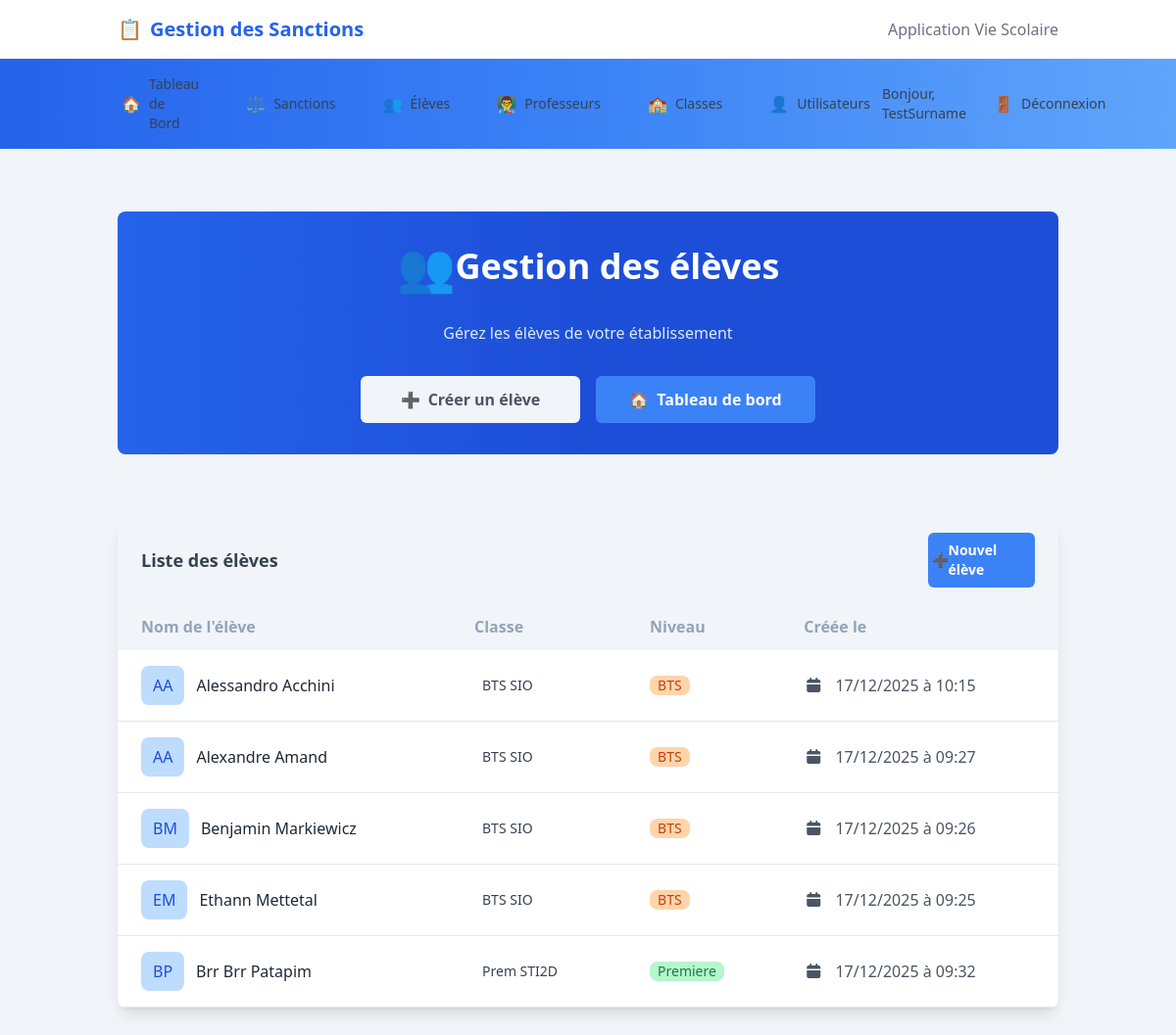
Screenshot of /Code/public/index.php?action=eleves (signed in) with the database file from the repository.
### tables this page shows
CREATE TABLE `eleves` (
  `id` int NOT NULL,
  `nom` varchar(50) NOT NULL,
  `prenom` varchar(50) NOT NULL,
  `date_naissance` date NOT NULL,
  `id_classe` int NOT NULL,
  `date_creation` timestamp NOT NULL DEFAULT CURRENT_TIMESTAMP
);

CREATE TABLE `classes` (
  `id_classe` int NOT NULL,
  `nom` varchar(30) NOT NULL,
  `niveau` varchar(15) NOT NULL,
  `date_creation` timestamp NOT NULL DEFAULT CURRENT_TIMESTAMP
);

### Code/src/Http/Response.php (called while the page is built, shortened)
<?php
class Response
{
    public function view($templatePath, $data = [], $statusCode = 200)
    {
        extract((array) $data, EXTR_SKIP);
        require_once $templatePath;
        return $this;
    }
}

### Code/src/controllers/eleveController.php (called while the page is built, shortened)
<?php
require_once __DIR__ . '/../repositories/eleveRepositorie.php';
function listeElevesSanction(Request $req, Response $rep)
{
    $data = [
        'eleves' => getAllEleves(),
        'success' => $_SESSION['success'] ?? null
    ];
    $rep->view(__DIR__ . '/../../templates/sanction/eleves.php', $data);
}

### Code/src/Routing/Router.php (called while the page is built, shortened)
<?php
class Router
{
    private array $routes;
    private Request $request;
    private Response $response;
    public function __construct($routes = [])
    {
        $this->routes = $routes;
        $this->request = new Request();
        $this->response = new Response();
    }
    public function addRoute($index, $function, $methods = ['GET'])
    {
        $this->routes[$index] = [
            'fonction' => $function,
            'methodes' => $methods
        ];
        return $this;
    }
    public function handleRequest()
    {
        $action = $this->request->getAction();
        if (isset($this->routes[$action])) {
            $route = $this->routes[$action];
            $method = $this->request->getMethod();
            if (in_array($method, $route['methodes'])) {
                if (function_exists($route['fonction'])) {
                    $route['fonction']($this->request, $this->response);
                } else {
                    $this->handleFunctionNotFound();
                }
            } else {
                $this->handleMethodNotAllowed($route['methodes']);
            }
        } else {
            $this->handleNotFound();
        }
    }
}

### Code/public/index.php (called while the page is built, shortened)
<?php
require_once __DIR__ . '/../src/Http/Response.php';
require_once __DIR__ . '/../src/Routing/Router.php';
require_once __DIR__ . '/../src/controllers/eleveController.php';
$router = new Router();
$router->addRoute('index', 'indexSanction', ['GET'])
    ->addRoute('inscription', 'inscriptionSanction', ['GET', 'POST'])
    ->addRoute('connexion', 'connexionSanction', ['GET', 'POST'])
    ->addRoute('dashboard', 'dashboardSanction', ['GET'])
    ->addRoute('logout', 'logoutSanction', ['GET'])
    ->addRoute('creationClasse', 'creationClasseSanction', ['GET', 'POST'])
    ->addRoute('classes', 'listeClassesSanction', ['GET'])
    ->addRoute('creationEleve', 'creationEleveSanction', ['GET', 'POST'])
    ->addRoute('eleves', 'listeElevesSanction', ['GET'])
    ->addRoute('creationProfesseur', 'creationProfesseurSanction', ['GET', 'POST'])
    ->addRoute('professeurs', 'listeProfesseursSanction', ['GET'])
    ->addRoute('creationSanction', 'creationSanctionSanction', ['GET', 'POST'])
    ->addRoute('sanctions', 'listeSanctionsSanction', ['GET']);
$router->handleRequest();

### Code/src/repositories/eleveRepositorie.php (called while the page is built, shortened)
<?php
function getAllEleves()
{
    $pdo = getDatabaseConnection();
    $sql = "SELECT e.*, c.nom AS classe, c.niveau
            FROM eleves e
            LEFT JOIN classes c ON e.id_classe = c.id_classe
            ORDER BY e.nom, e.prenom";
    $stmt = $pdo->prepare($sql);
    try {
        $stmt->execute();
        return $stmt->fetchAll(PDO::FETCH_ASSOC);
    } catch (PDOException $e) {
        error_log("Erreur lors de la récupération des élèves : " . $e->getMessage());
        return [];
    }
}

### Code/templates/sanction/eleves.php (the view, shortened to what this page needs)
<?php
$niveauxColors = [
    "Seconde" => "blue",
    "Premiere" => "green",
    "Terminale" => "purple",
    "BTS" => "orange"
];
?>
<div class="flex-grow container mx-auto px-4 sm:px-6 lg:px-8 py-8 sm:py-12">
    <div class="bg-gradient-to-r from-blue-600 via-blue-700 to-blue-700 text-white p-8 rounded-lg text-center mb-16 flex-col justify-center items-center">
        <div class="flex items-center justify-center">
            <span class="text-5xl">👥</span>
            <h1 class="text-4xl font-bold">Gestion des élèves</h1>
        </div>
        <p class="my-8 text-blue-100">Gérez les élèves de votre établissement</p>
        <div class="flex gap-4 justify-center">
            <a href="index.php?action=creationEleve" class="w-[25%] flex items-center justify-center gap-2 bg-slate-100 text-gray-600 font-bold py-3 px-4 rounded-md hover:bg-slate-200 focus:outline-none focus:ring-2 focus:ring-offset-2 focus:ring-blue-500  transition-colors">
                <span class="material-symbols-outlined">➕</span>
                Créer un élève
            </a>
            <a href="index.php?action=dashboard" class="w-[25%] flex items-center justify-center gap-2 bg-blue-500 text-white font-bold py-3 px-4 rounded-md hover:bg-blue-600 focus:outline-none focus:ring-2 focus:ring-offset-2 focus:ring-blue-500  transition-colors">
                <span class="text-base">🏠</span>
                Tableau de bord
            </a>
        </div>
    </div>
    <div class="mx-auto bg-white rounded-lg shadow-lg overflow-hidden">
        <table class="w-full">
            <div class="flex justify-between items-center px-6 py-4 bg-slate-100">
                <div class="text-lg font-semibold">
                    Liste des élèves
                </div>
                <a href="index.php?action=creationEleve" class="text-sm w-[12%] flex items-center justify-center bg-blue-500 text-white font-bold py-2 px-1 rounded-md hover:bg-blue-600 focus:outline-none focus:ring-2 focus:ring-offset-2 focus:ring-blue-500  transition-colors">
                    <span class="material-symbols-outlined">➕</span>
                    Nouvel élève
                </a>
            </div>
            <thead class="bg-slate-100 text-slate-400">
                <tr>
                    <th class="px-6 py-3 text-left font-semibold">Nom de l'élève</th>
                    <th class="px-6 py-3 text-left font-semibold">Classe</th>
                    <th class="px-6 py-3 text-left font-semibold">Niveau</th>
                    <th class="px-6 py-3 text-left font-semibold">Créée le</th>
                </tr>
            </thead>
            <tbody>
                <?php foreach ($eleves as $eleve) : ?>
                    <tr class="border-b border-gray-200 hover:bg-gray-50">
                        <td class="px-6 py-4 text-gray-800 font-medium">
                            <div class="flex items-center gap-3">
                                <div class="bg-blue-300/60 rounded-lg py-2 px-3 text-blue-700">
                                    <?= htmlspecialchars(strtoupper(substr($eleve['prenom'], 0, 1) . substr($eleve['nom'], 0, 1))) ?>
                                </div>
                                <div>
                                    <?= htmlspecialchars($eleve['prenom'] . " " . $eleve['nom']) ?>
                                </div>
                            </div>
                        </td>
                        <td class="px-6 py-4">
                            <div class="flex items-center">
                                <div class="rounded-lg px-2 text-sm">
                                    <?= htmlspecialchars(ucfirst($eleve['classe'])) ?>
                                </div>
                            </div>
                        </td>
                        <td class="px-6 py-4">
                            <div class="flex items-center">
                                <div class="bg-<?= $niveauxColors[$eleve['niveau']] ?>-300/60 rounded-lg px-2 text-<?= $niveauxColors[$eleve['niveau']] ?>-700 text-sm">
                                    <?= htmlspecialchars(ucfirst($eleve['niveau'])) ?>
                                </div>
                            </div>
                        </td>
                        <td class="px-6 py-4 text-gray-600">
                            <i class="fa-solid fa-calendar mr-2"></i>
                            <?= date('d/m/Y \à H:i', strtotime($eleve['date_creation'])) ?>
                        </td>
                    </tr>
                <?php endforeach; ?>
            </tbody>
        </table>
    </div>
</div>
</div>
<?php
include __DIR__ . '/../layout.php';
?>

### rows the page displays
eleves: prenom+nom "AA", prenom+nom "Alessandro Acchini", id_classe.nom "BTS SIO", id_classe.niveau "BTS", date_creation "17/12/2025 à 10:15"
eleves: prenom+nom "AA", prenom+nom "Alexandre Amand", id_classe.nom "BTS SIO", id_classe.niveau "BTS", date_creation "17/12/2025 à 09:27"
eleves: prenom+nom "BM", prenom+nom "Benjamin Markiewicz", id_classe.nom "BTS SIO", id_classe.niveau "BTS", date_creation "17/12/2025 à 09:26"
eleves: prenom+nom "EM", prenom+nom "Ethann Mettetal", id_classe.nom "BTS SIO", id_classe.niveau "BTS", date_creation "17/12/2025 à 09:25"
eleves: prenom+nom "BP", prenom+nom "Brr Brr Patapim", id_classe.nom "Prem STI2D", id_classe.niveau "Premiere", date_creation "17/12/2025 à 09:32"

### other values shown
$_SESSION['user_prenom'] "TestSurname"
